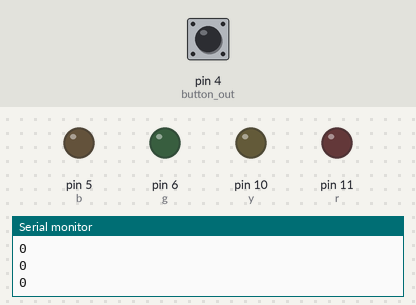
Bench run of a sketch on a simulated Arduino Uno, built with avr-gcc and run on an emulated ATmega328P. Parts: output pins drawn as LEDs (lit = HIGH), the last lines printed to the serial monitor. Dashed ring = blinking. The inputs (shaded band) are chosen by the test bench; at power-on: pin 4 (button_out) LOW.

Above: at 1.2 s.
1.3 s: pin 4 (button_out) pulled HIGH for 0.15 s
At 1.6 s:
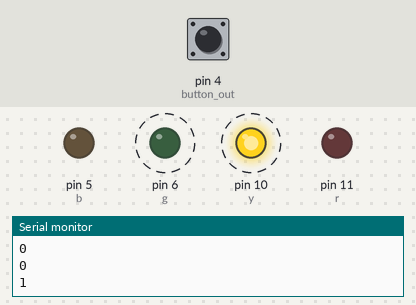
At 2.5 s:
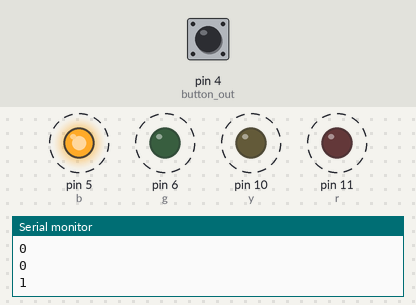
Timing chart, 0 to 10.3 s (numbered marks = the images above; inputs shaded):
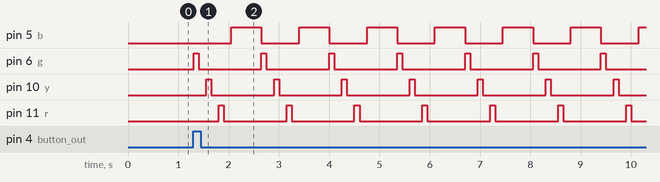

The sketch:

pushbutton_led_array.ino
```cpp
int button_out = 4, r = 11, y = 10, g = 6, b = 5;


void setup() {
  // put your setup code here, to run once:
  Serial.begin(9600);

  pinMode(button_out, INPUT);
  pinMode(r, OUTPUT);
  pinMode(y, OUTPUT);
  pinMode(g, OUTPUT);
  pinMode(b, OUTPUT);


}

void loop() {
  // put your main code here, to run repeatedly:
  int b_state = digitalRead(button_out);
  Serial.println(b_state);
  delay(1);

  while (b_state){
    digitalWrite(g, HIGH);
    delay(100);
    digitalWrite(g,LOW);
    delay (150);
    digitalWrite(y,HIGH);
    delay(100);
    digitalWrite(y,LOW);
    delay(150);
    digitalWrite(r,HIGH);
    delay(100);
    digitalWrite(r,LOW);
    delay (150);
    for (int i = 0; i<2; i++){
      digitalWrite(b,HIGH);
      delay(300);
      digitalWrite(b,LOW);
    }

  }


}
```

Measured:
- after the input at 1.3 s, pin 5 (b): alternates HIGH for 0.60 s and LOW for 0.75 s, starting after 0.75 s; pin 6 (g): alternates HIGH for 0.10 s and LOW for 1.3 s, starting at once; pin 10 (y): alternates HIGH for 0.10 s and LOW for 1.3 s, starting after 0.25 s; pin 11 (r): alternates HIGH for 0.10 s and LOW for 1.3 s, starting after 0.50 s
